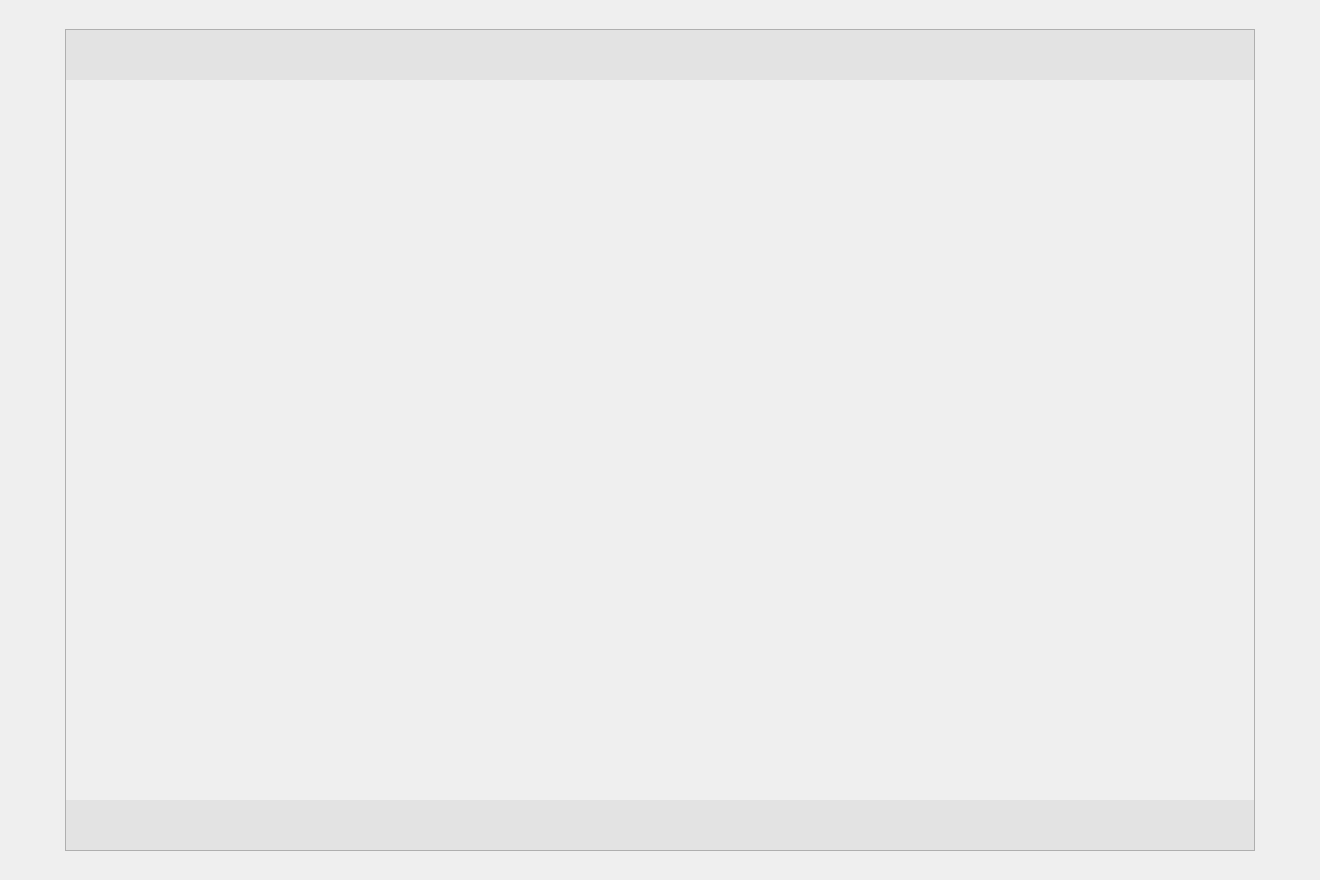
<?xml version="1.0" encoding="UTF-8"?>
<ui version="4.0">
 <class>Form</class>
 <widget class="QWidget" name="Form">
  <property name="geometry">
   <rect>
    <x>0</x>
    <y>0</y>
    <width>1320</width>
    <height>880</height>
   </rect>
  </property>
  <property name="windowTitle">
   <string>Form</string>
  </property>
  <property name="styleSheet">
   <string notr="true"/>
  </property>
  <layout class="QVBoxLayout" name="verticalLayout_2" stretch="95">
   <property name="spacing">
    <number>2</number>
   </property>
   <property name="leftMargin">
    <number>6</number>
   </property>
   <property name="topMargin">
    <number>20</number>
   </property>
   <property name="rightMargin">
    <number>6</number>
   </property>
   <property name="bottomMargin">
    <number>20</number>
   </property>
   <item>
    <widget class="QFrame" name="frame_properties">
     <property name="styleSheet">
      <string notr="true"/>
     </property>
     <property name="frameShape">
      <enum>QFrame::NoFrame</enum>
     </property>
     <property name="frameShadow">
      <enum>QFrame::Raised</enum>
     </property>
     <layout class="QVBoxLayout" name="verticalLayout_6">
      <item>
       <widget class="QScrollArea" name="scrollArea_properties">
        <property name="sizePolicy">
         <sizepolicy hsizetype="Preferred" vsizetype="Preferred">
          <horstretch>0</horstretch>
          <verstretch>0</verstretch>
         </sizepolicy>
        </property>
        <property name="styleSheet">
         <string notr="true">QScrollArea{
	margin-left: 50px;
	margin-right: 50px;
	background-color: rgb(227, 227, 227);
}

QScrollBar:vertical{
     background-color: white;
 }

QScrollBar:horizontal{
     background-color: white;
 }

CCommandButton{
	background-color: rgb(255, 255, 255);
	border: 2px solid black;
}

CCommandButton:hover{
	background-color: rgb(230, 230, 230);
}

CCommandButton:pressed{
	background-color: rgb(200, 200, 200);
}</string>
        </property>
        <property name="frameShadow">
         <enum>QFrame::Plain</enum>
        </property>
        <property name="lineWidth">
         <number>1</number>
        </property>
        <property name="verticalScrollBarPolicy">
         <enum>Qt::ScrollBarAsNeeded</enum>
        </property>
        <property name="horizontalScrollBarPolicy">
         <enum>Qt::ScrollBarAsNeeded</enum>
        </property>
        <property name="sizeAdjustPolicy">
         <enum>QAbstractScrollArea::AdjustToContents</enum>
        </property>
        <property name="widgetResizable">
         <bool>true</bool>
        </property>
        <property name="alignment">
         <set>Qt::AlignCenter</set>
        </property>
        <widget class="QWidget" name="scrollingContents_properties">
         <property name="geometry">
          <rect>
           <x>0</x>
           <y>50</y>
           <width>1188</width>
           <height>720</height>
          </rect>
         </property>
         <property name="sizePolicy">
          <sizepolicy hsizetype="Preferred" vsizetype="Preferred">
           <horstretch>0</horstretch>
           <verstretch>0</verstretch>
          </sizepolicy>
         </property>
         <property name="styleSheet">
          <string notr="true">QLabel{
	border: 1px solid black;
	background-color: rgb(236, 236, 236);
}

QGroupBox{
	background-color: rgb(232, 232, 232);
}</string>
         </property>
         <layout class="QVBoxLayout" name="verticalLayout_scrollingContents_properties"/>
        </widget>
       </widget>
      </item>
     </layout>
    </widget>
   </item>
  </layout>
 </widget>
 <resources/>
 <connections/>
</ui>
